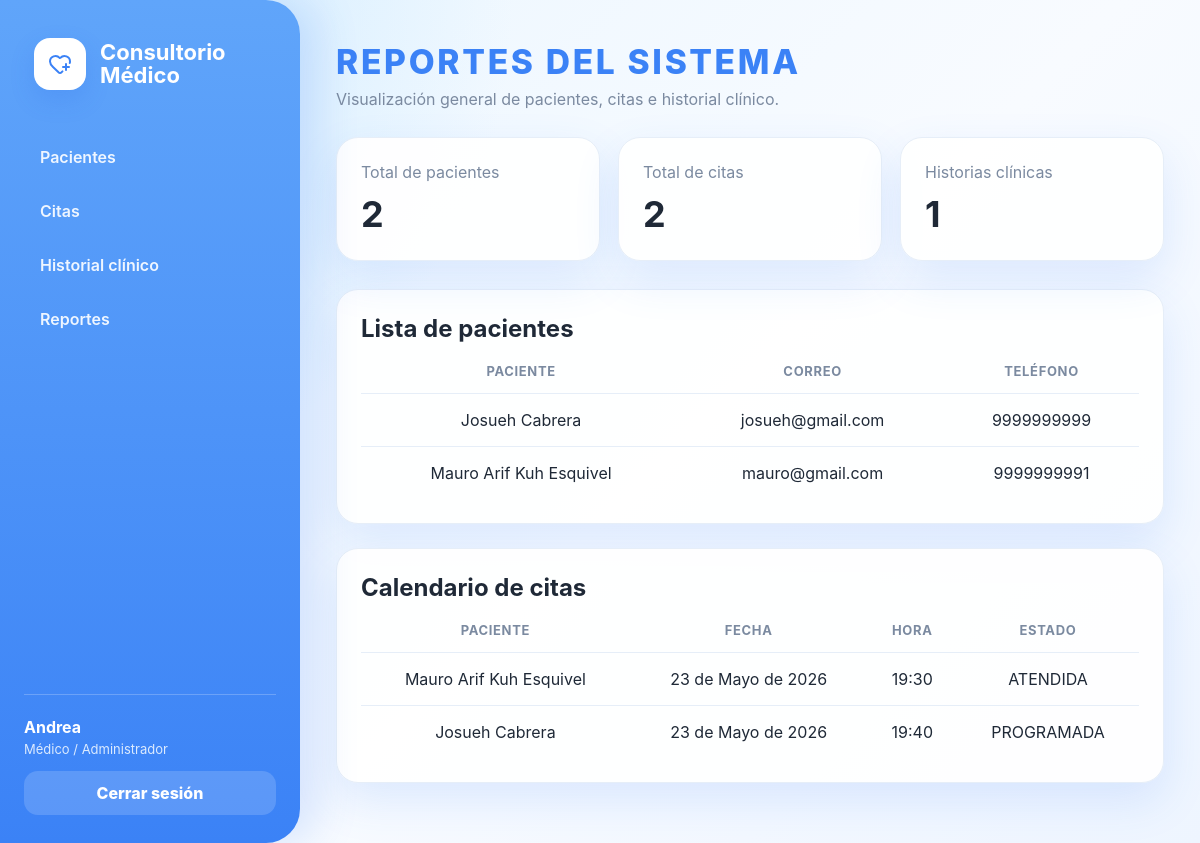
The page /reportes/ (signed in) on the database as committed earlier.
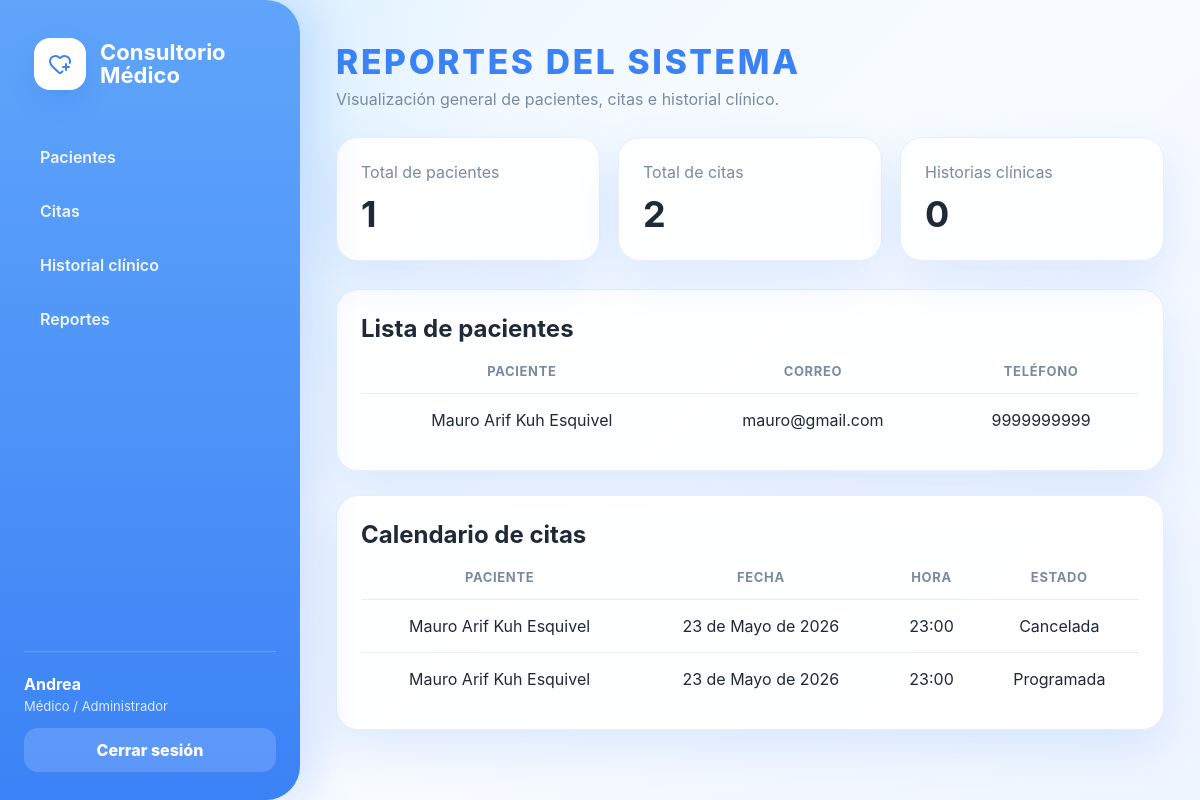
The same page on the database as committed later.
### consultorio/models.py (models this page shows, shortened)
class Paciente(models.Model):
    SEXO_CHOICES = [
    ("H", "Hombre"),
    ("M", "Mujer"),
    ]
    usuario = models.OneToOneField(Usuario, on_delete=models.CASCADE)
    nombre = models.CharField(max_length=120)
    direccion = models.CharField(max_length=200)
    correo = models.EmailField(unique=True)
    telefono = models.CharField(max_length=20)
    edad = models.PositiveIntegerField()
    sexo = models.CharField(max_length=1, choices=SEXO_CHOICES)

class Cita(models.Model):
    ESTADOS = [
        ("programada", "Programada"),
        ("cancelada", "Cancelada"),
        ("atendida", "Atendida"),
    ]
    paciente = models.ForeignKey(Paciente, on_delete=models.CASCADE, related_name="citas")
    fecha = models.DateField()
    hora = models.TimeField()
    estado = models.CharField(
        max_length=20,
        choices=ESTADOS,
        default="programada"
    )
    class Meta:
        constraints = [
            models.UniqueConstraint(
                fields=["fecha", "hora"],
                condition=Q(estado="programada"),
                name="unique_cita_programada_por_fecha_hora",
            )
        ]
        ordering = ["fecha", "hora"]

### consultorio/views.py (the view)
# urls.py: path("reportes/", views.reportes_view, name="reportes"),
@login_required
@user_passes_test(es_medico)
def reportes_view(request):
    pacientes = Paciente.objects.all().order_by("nombre")
    citas = Cita.objects.select_related("paciente").all().order_by("fecha", "hora")
    historias = Historial.objects.select_related(
        "consulta",
        "consulta__cita",
        "consulta__cita__paciente",
    ).all()
    return render(request, "VistaReportes.html", {
        "pacientes": pacientes,
        "citas": citas,
        "historias": historias,
        "total_pacientes": pacientes.count(),
        "total_citas": citas.count(),
        "total_historias": historias.count(),
    })

### consultorio/views.py (called while the page is built)
def es_medico(user):
    return user.is_staff or user.is_superuser or getattr(user, "rol", "") == "MEDICO"

### consultorio/templates/VistaReportes.html (shortened to what this page needs)
{% extends 'Base.html' %}
{% block content %}
<header class="page-header">
  <div>
    <h1>Reportes del sistema</h1>
    <p>Visualización general de pacientes, citas e historial clínico.</p>
  </div>
</header>
<section class="stats-grid">
  <article class="stat-card">
    <p>Total de pacientes</p>
    <h2>{{ total_pacientes }}</h2>
  </article>
  <article class="stat-card">
    <p>Total de citas</p>
    <h2>{{ total_citas }}</h2>
  </article>
  <article class="stat-card">
    <p>Historias clínicas</p>
    <h2>{{ total_historias }}</h2>
  </article>
</section>
<section class="content-card">
  <h2>Lista de pacientes</h2>
  <table>
    <thead>
      <tr>
        <th>Paciente</th>
        <th>Correo</th>
        <th>Teléfono</th>
      </tr>
    </thead>
    <tbody>
      {% for paciente in pacientes %}
      <tr>
        <td>{{ paciente.nombre }}</td>
        <td>{{ paciente.correo }}</td>
        <td>{{ paciente.telefono }}</td>
      </tr>
      {% empty %}
      <tr>
        <td colspan="3" class="empty">No hay pacientes registrados.</td>
      </tr>
      {% endfor %}
    </tbody>
  </table>
</section>
<section class="content-card">
  <h2>Calendario de citas</h2>
  <table>
    <thead>
      <tr>
        <th>Paciente</th>
        <th>Fecha</th>
        <th>Hora</th>
        <th>Estado</th>
      </tr>
    </thead>
    <tbody>
      {% for cita in citas %}
      <tr>
        <td>{{ cita.paciente.nombre }}</td>
        <td>{{ cita.fecha }}</td>
        <td>{{ cita.hora }}</td>
        <td>{{ cita.get_estado_display }}</td>
      </tr>
      {% empty %}
      <tr>
        <td colspan="4" class="empty">No hay citas registradas.</td>
      </tr>
      {% endfor %}
    </tbody>
  </table>
</section>
{% endblock %}

Rows that differ between the two databases and show on the page:
removed Paciente: nombre "Josueh Cabrera", correo "josueh@gmail.com", telefono "9999999999"
removed Cita: paciente.nombre "Josueh Cabrera", fecha "23 de Mayo de 2026", hora "19:40", estado "PROGRAMADA"
changed Paciente "Mauro Arif Kuh Esquivel": telefono "9999999991" → "9999999999"
added Cita: paciente.nombre "Mauro Arif Kuh Esquivel", fecha "23 de Mayo de 2026", hora "23:00", estado "Cancelada"
changed Cita: hora "19:30" → "23:00"; estado "ATENDIDA" → "Programada"
Other text that changed with them:
{{ total_pacientes }}: "2" → "1"
{{ total_historias }}: "1" → "0"
